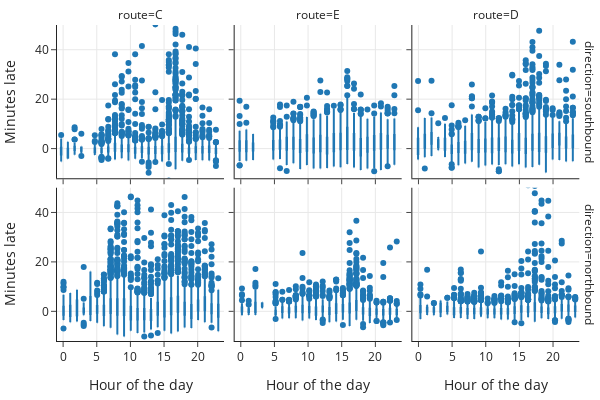

This figure's notebook cell:
### Markdown cell above
The scale on the $ y $-axis is proportion (or density). This scale makes it easier to compare the histograms since we are not misled by different counts in the groups. The range on the $ x $-axis is the same across the six plots making it easier to detect different center and spread of the distributions. (These notions are described in {numref}`Chapter %s <ch:viz>`.)

The northbound and southbound distributions are different for each line. When we dig deeper into the context, we learn that line C originates in the north and the other two lines originate in the south. The histograms imply there is greater variability in arrival times in the second half of the bus routes, which makes sense to us since delays get compounded as the day progresses.

Next, to explore lateness by the time of day, we need to derive a new quantity--the hour of the day that the bus is scheduled to arrive. Given the variation in route and direction that we just saw in bus lateness, we  again create separate plots for each route and direction:

### Code cell
bus['hour_of_day'] = bus['scheduled'].dt.hour

fig = px.box(bus, y='minutes_late', x='hour_of_day',                 
             facet_row='direction', facet_col='route',
             labels={'minutes_late':'Minutes late',
                    'hour_of_day':'Hour of the day'},
             width=600, height=400)

fig.update_yaxes(range=[-12, 50])
margin(fig, t=25)
fig.show()

### Figure 1 — Plotly figure (JSON) as saved in the notebook; plotly's stock layout.template omitted (floating-point values rounded to 4 significant figures; data arrays with more than 128 entries replaced by an {"elided": "..."} marker saying what was removed)
{"data": [{"alignmentgroup": "True", "hovertemplate": "direction=southbound<br>route=C<br>Hour of the day=%{x}<br>Minutes late=%{y}<extra></extra>", "legendgroup": "", "marker": {"color": "#1F77B4"}, "name": "", "notched": false, "offsetgroup": "", "orientation": "v", "showlegend": false, "type": "box", "x": {"elided": "6551 int values"}, "x0": " ", "xaxis": "x4", "y": {"elided": "6551 float values"}, "y0": " ", "yaxis": "y4"}, {"alignmentgroup": "True", "hovertemplate": "direction=southbound<br>route=E<br>Hour of the day=%{x}<br>Minutes late=%{y}<extra></extra>", "legendgroup": "", "marker": {"color": "#1F77B4"}, "name": "", "notched": false, "offsetgroup": "", "orientation": "v", "showlegend": false, "type": "box", "x": {"elided": "6221 int values"}, "x0": " ", "xaxis": "x5", "y": {"elided": "6221 float values"}, "y0": " ", "yaxis": "y5"}, {"alignmentgroup": "True", "hovertemplate": "direction=southbound<br>route=D<br>Hour of the day=%{x}<br>Minutes late=%{y}<extra></extra>", "legendgroup": "", "marker": {"color": "#1F77B4"}, "name": "", "notched": false, "offsetgroup": "", "orientation": "v", "showlegend": false, "type": "box", "x": {"elided": "6546 int values"}, "x0": " ", "xaxis": "x6", "y": {"elided": "6546 float values"}, "y0": " ", "yaxis": "y6"}, {"alignmentgroup": "True", "hovertemplate": "direction=northbound<br>route=C<br>Hour of the day=%{x}<br>Minutes late=%{y}<extra></extra>", "legendgroup": "", "marker": {"color": "#1F77B4"}, "name": "", "notched": false, "offsetgroup": "", "orientation": "v", "showlegend": false, "type": "box", "x": {"elided": "6677 int values"}, "x0": " ", "xaxis": "x", "y": {"elided": "6677 float values"}, "y0": " ", "yaxis": "y"}, {"alignmentgroup": "True", "hovertemplate": "direction=northbound<br>route=E<br>Hour of the day=%{x}<br>Minutes late=%{y}<extra></extra>", "legendgroup": "", "marker": {"color": "#1F77B4"}, "name": "", "notched": false, "offsetgroup": "", "orientation": "v", "showlegend": false, "type": "box", "x": {"elided": "6289 int values"}, "x0": " ", "xaxis": "x2", "y": {"elided": "6289 float values"}, "y0": " ", "yaxis": "y2"}, {"alignmentgroup": "True", "hovertemplate": "direction=northbound<br>route=D<br>Hour of the day=%{x}<br>Minutes late=%{y}<extra></extra>", "legendgroup": "", "marker": {"color": "#1F77B4"}, "name": "", "notched": false, "offsetgroup": "", "orientation": "v", "showlegend": false, "type": "box", "x": {"elided": "6633 int values"}, "x0": " ", "xaxis": "x3", "y": {"elided": "6633 float values"}, "y0": " ", "yaxis": "y3"}], "layout": {"annotations": [{"font": {}, "showarrow": false, "text": "route=C", "x": 0.1567, "xanchor": "center", "xref": "paper", "y": 1, "yanchor": "bottom", "yref": "paper"}, {"font": {}, "showarrow": false, "text": "route=E", "x": 0.49, "xanchor": "center", "xref": "paper", "y": 1, "yanchor": "bottom", "yref": "paper"}, {"font": {}, "showarrow": false, "text": "route=D", "x": 0.8233, "xanchor": "center", "xref": "paper", "y": 1, "yanchor": "bottom", "yref": "paper"}, {"font": {}, "showarrow": false, "text": "direction=northbound", "textangle": 90, "x": 0.98, "xanchor": "left", "xref": "paper", "y": 0.2425, "yanchor": "middle", "yref": "paper"}, {"font": {}, "showarrow": false, "text": "direction=southbound", "textangle": 90, "x": 0.98, "xanchor": "left", "xref": "paper", "y": 0.7575, "yanchor": "middle", "yref": "paper"}], "boxmode": "group", "height": 400, "legend": {"tracegroupgap": 0}, "margin": {"t": 25}, "width": 600, "xaxis": {"anchor": "y", "autorange": true, "domain": [0, 0.3133], "range": [-0.9472, 23.95], "title": {"text": "Hour of the day"}, "type": "linear"}, "xaxis2": {"anchor": "y2", "autorange": true, "domain": [0.3333, 0.6467], "matches": "x", "range": [-0.9472, 23.95], "title": {"text": "Hour of the day"}, "type": "linear"}, "xaxis3": {"anchor": "y3", "autorange": true, "domain": [0.6667, 0.98], "matches": "x", "range": [-0.9472, 23.95], "title": {"text": "Hour of the day"}, "type": "linear"}, "xaxis4": {"anchor": "y4", "autorange": true, "domain": [0, 0.3133], "matches": "x", "range": [-0.9472, 23.95], "showticklabels": false, "type": "linear"}, "xaxis5": {"anchor": "y5", "autorange": true, "domain": [0.3333, 0.6467], "matches": "x", "range": [-0.9472, 23.95], "showticklabels": false, "type": "linear"}, "xaxis6": {"anchor": "y6", "autorange": true, "domain": [0.6667, 0.98], "matches": "x", "range": [-0.9472, 23.95], "showticklabels": false, "type": "linear"}, "yaxis": {"anchor": "x", "domain": [0, 0.485], "range": [-12, 50], "title": {"text": "Minutes late"}, "type": "linear"}, "yaxis2": {"anchor": "x2", "domain": [0, 0.485], "matches": "y", "range": [-12, 50], "showticklabels": false, "type": "linear"}, "yaxis3": {"anchor": "x3", "domain": [0, 0.485], "matches": "y", "range": [-12, 50], "showticklabels": false, "type": "linear"}, "yaxis4": {"anchor": "x4", "domain": [0.515, 1], "matches": "y", "range": [-12, 50], "title": {"text": "Minutes late"}, "type": "linear"}, "yaxis5": {"anchor": "x5", "domain": [0.515, 1], "matches": "y", "range": [-12, 50], "showticklabels": false, "type": "linear"}, "yaxis6": {"anchor": "x6", "domain": [0.515, 1], "matches": "y", "range": [-12, 50], "showticklabels": false, "type": "linear"}}}
